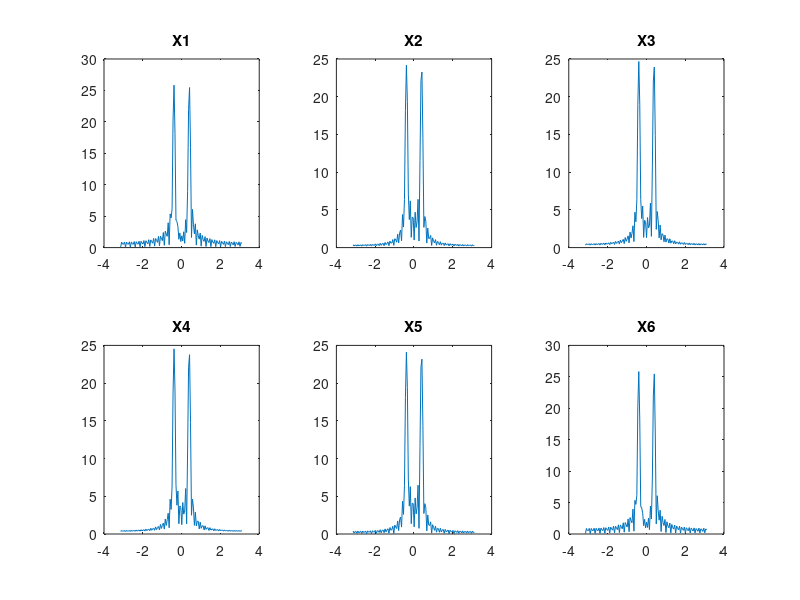

Recreate this plot in MATLAB.
clc ;
clear all ;
close all ;

N = 50 ;
n = 0 : N - 1 ;

j = sqrt( -1 ) ;

omega0 = pi / 8 ;

% valori diferite ale lui phi
phi1 = pi ;
phi2 = pi / 2 ;
phi3 = pi / 4 ;
phi4 = 3 * pi / 5 ;
phi5 = 4 * pi / 9 ;
phi6 = 4 * pi ;

omega = -pi : 0.05 : pi ;

% functii pentru fiecare phi
x1 = cos( omega0 * n + phi1 ) ;
x2 = cos( omega0 * n + phi2 ) ;
x3 = cos( omega0 * n + phi3 ) ;
x4 = cos( omega0 * n + phi4 ) ;
x5 = cos( omega0 * n + phi5 ) ;
x6 = cos( omega0 * n + phi6 ) ;

X1 = abs( x1 * exp( -j * n' * omega ) ) ;
X2 = abs( x2 * exp( -j * n' * omega ) ) ;
X3 = abs( x3 * exp( -j * n' * omega ) ) ;
X4 = abs( x4 * exp( -j * n' * omega ) ) ;
X5 = abs( x5 * exp( -j * n' * omega ) ) ;
X6 = abs( x6 * exp( -j * n' * omega ) ) ;

%X1
subplot( 2, 3, 1 ) ;
plot( omega, X1 ) ;
title( 'X1' ) ;

%X2
subplot( 2, 3, 2 ) ;
plot( omega, X2 ) ;
title( 'X2' ) ;

%X3
subplot( 2, 3, 3 ) ;
plot( omega, X3 ) ;
title( 'X3' ) ;

%X4
subplot( 2, 3, 4 ) ;
plot( omega, X4 ) ;
title( 'X4' ) ;

%X5
subplot( 2, 3, 5 ) ;
plot( omega, X5 ) ;
title( 'X5' ) ;

%X6
subplot( 2, 3, 6 ) ;
plot( omega, X6 ) ;
title( 'X6' ) ;

% toeretic nu se intampla nimic, pentru ca suntem intre ( 0, 2 * pi )
